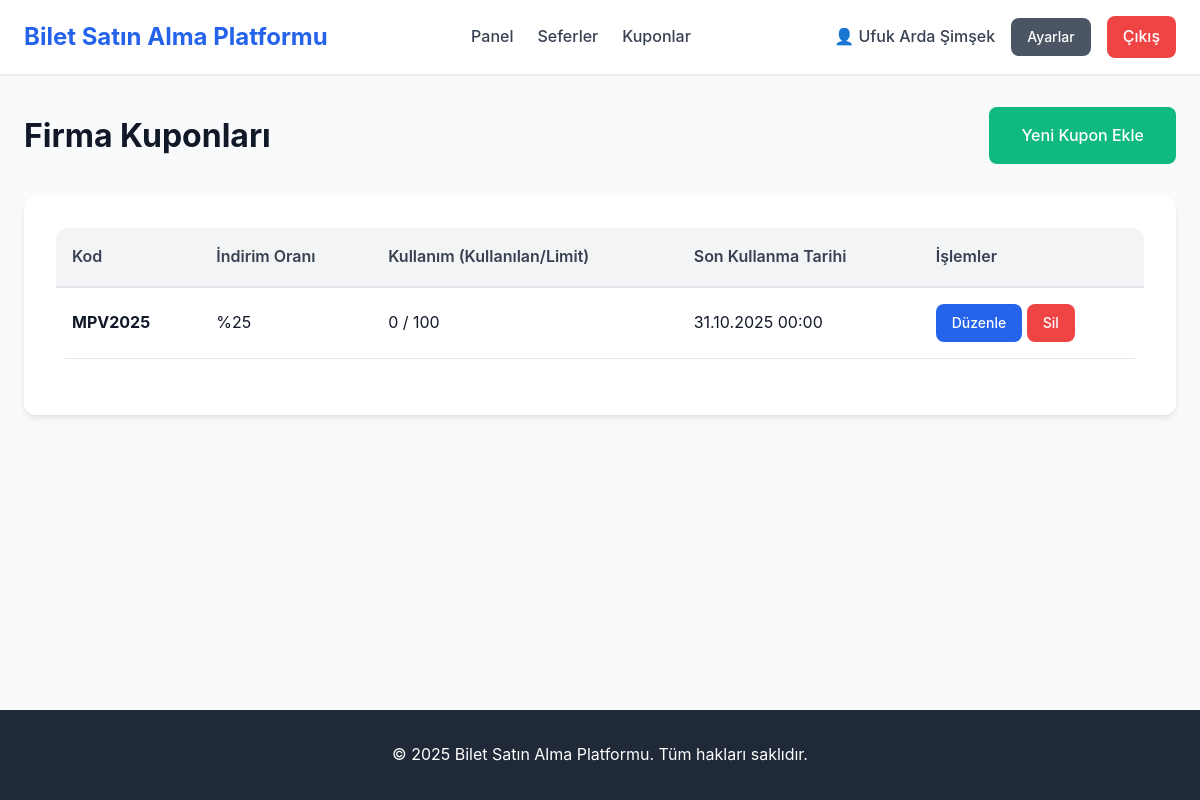
Before: /company/coupons (signed in) with the older database file.
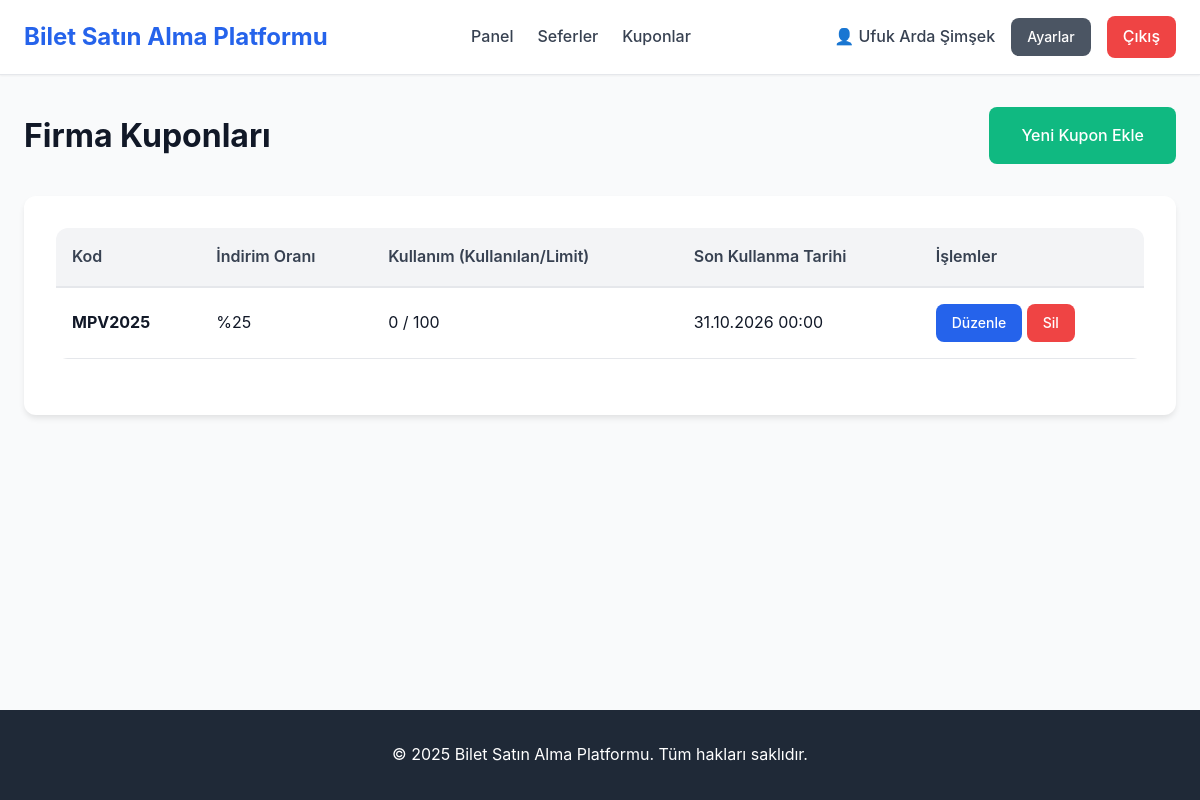
After: the same page with the newer database file.
### tables this page shows
CREATE TABLE Coupons (
    id TEXT PRIMARY KEY,                    -- UUID
    code TEXT NOT NULL UNIQUE,              -- Kupon kodu (benzersiz)
    discount REAL NOT NULL CHECK(discount > 0 AND discount <= 100),  -- İndirim oranı (%)
    company_id TEXT NULL,                   -- NULL ise global (admin), değilse firma kuponu
    usage_limit INTEGER NOT NULL,           -- Toplam kullanım limiti
    used_count INTEGER DEFAULT 0,           -- Şu ana kadar kaç kez kullanıldı
    expire_date DATETIME NOT NULL,          -- Son kullanma tarihi
    created_at TIMESTAMP DEFAULT CURRENT_TIMESTAMP,
    FOREIGN KEY (company_id) REFERENCES Bus_Company(id) ON DELETE CASCADE
);

### pages/company/coupons.php (called while the page is built, shortened)
<?php
$auth = new Auth();
$db = Database::getInstance();
$auth->requireCompanyAdmin();
$companyAdmin = $auth->getCurrentUser();
$coupons = $db->getCouponsByCompanyId($companyAdmin['company_id']);
require_once INCLUDES_PATH . '/header.php';
require_once VIEWS_PATH . '/company/coupons.view.php';
require_once INCLUDES_PATH . '/footer.php';

### public/index.php (called while the page is built, shortened)
<?php
require_once __DIR__ . '/../config/config.php';
require_once __DIR__ . '/../router.php';

### classes/Database.php (called while the page is built, shortened)
<?php
class Database {
    private $pdo;
    private static $instance = null;
    private function __construct() {
        $this->pdo = getDBConnection();
    }
    public static function getInstance() {
        if (self::$instance === null) {
            self::$instance = new self();
        }
        return self::$instance;
    }
    public function fetchAll($sql, $params = []) {
        try {
            $stmt = $this->pdo->prepare($sql);
            $stmt->execute($params);
            return $stmt->fetchAll(PDO::FETCH_ASSOC);
        } catch (PDOException $e) {
            error_log("Database Error (fetchAll): " . $e->getMessage());
            error_log("SQL: " . $sql);
            return [];
        }
    }
    public function getCouponsByCompanyId($companyId) {
        $sql = "SELECT * FROM Coupons WHERE company_id = ? ORDER BY created_at DESC";
        return $this->fetchAll($sql, [$companyId]);
    }
}

### config/config.php (called while the page is built, shortened)
<?php
require_once __DIR__ . '/database.php';
spl_autoload_register(function ($class) {
    $file = CLASSES_PATH . '/' . $class . '.php';
});

### config/database.php (called while the page is built, shortened)
<?php
function getDBConnection() {
    try {
        $pdo = new PDO('sqlite:' . DB_PATH);
        $pdo->setAttribute(PDO::ATTR_ERRMODE, PDO::ERRMODE_EXCEPTION);
        $pdo->exec('PRAGMA foreign_keys = ON');
        $pdo->setAttribute(PDO::FETCH_ASSOC, true);
        return $pdo;
    } catch (PDOException $e) {
        error_log("Veritabanı bağlantı hatası: " . $e->getMessage());
        if (ENVIRONMENT !== 'development') {
            die("Sistemde bir sorun oluştu. Lütfen daha sonra tekrar deneyin.");
        } else {
            die("Veritabanı bağlantı hatası: " . $e->getMessage());
        }
    }
}

### classes/Auth.php (called while the page is built, shortened)
<?php
class Auth {
    public function isLoggedIn() {
        return isset($_SESSION['logged_in']) && $_SESSION['logged_in'] === true;
    }
    public function getCurrentUser() {
        return [
            'id' => $_SESSION['user_id'],
            'email' => $_SESSION['user_email'],
            'name' => $_SESSION['user_name'],
            'role' => $_SESSION['user_role'],
            'company_id' => $_SESSION['user_company_id'] ?? null,
            'balance' => $_SESSION['user_balance'] ?? 0
        ];
    }
}

### views/company/coupons.view.php (the view, shortened to what this page needs)
<div class="container mt-4">
    <div class="d-flex justify-content-between align-items-center mb-4">
        <h1>Firma Kuponları</h1>
        <a href="/company/coupons/add" class="btn btn-success">Yeni Kupon Ekle</a>
    </div>
    <div class="card">
        <div class="card-body">
            <?php if (empty($coupons)): ?>
                <div class="alert alert-info">Firmanıza ait kayıtlı kupon bulunmamaktadır.</div>
            <?php else: ?>
                <div class="table-container">
                    <table>
                        <thead>
                            <tr>
                                <th>Kod</th>
                                <th>İndirim Oranı</th>
                                <th>Kullanım (Kullanılan/Limit)</th>
                                <th>Son Kullanma Tarihi</th>
                                <th>İşlemler</th>
                            </tr>
                        </thead>
                        <tbody>
                            <?php foreach ($coupons as $coupon): ?>
                                <tr>
                                    <td><strong><?= htmlspecialchars($coupon['code']) ?></strong></td>
                                    <td>%<?= htmlspecialchars($coupon['discount']) ?></td>
                                    <td><?= htmlspecialchars($coupon['used_count']) ?> / <?= htmlspecialchars($coupon['usage_limit']) ?></td>
                                    <td><?= date(DATETIME_FORMAT, strtotime($coupon['expire_date'])) ?></td>
                                    <td>
                                        <a href="/company/coupons/edit?id=<?= $coupon['id'] ?>" class="btn btn-primary btn-sm">Düzenle</a>
                                        <a href="/company/coupons/delete?id=<?= $coupon['id'] ?>" class="btn btn-danger btn-sm" onclick="return confirm('Bu kuponu silmek istediğinizden emin misiniz?')">Sil</a>
                                    </td>
                                </tr>
                            <?php endforeach; ?>
                        </tbody>
                    </table>
                </div>
            <?php endif; ?>
        </div>
    </div>
</div>

Changed rows visible on the page:
changed coupons "MPV2025": expire_date "31.10.2025 00:00" → "31.10.2026 00:00"
